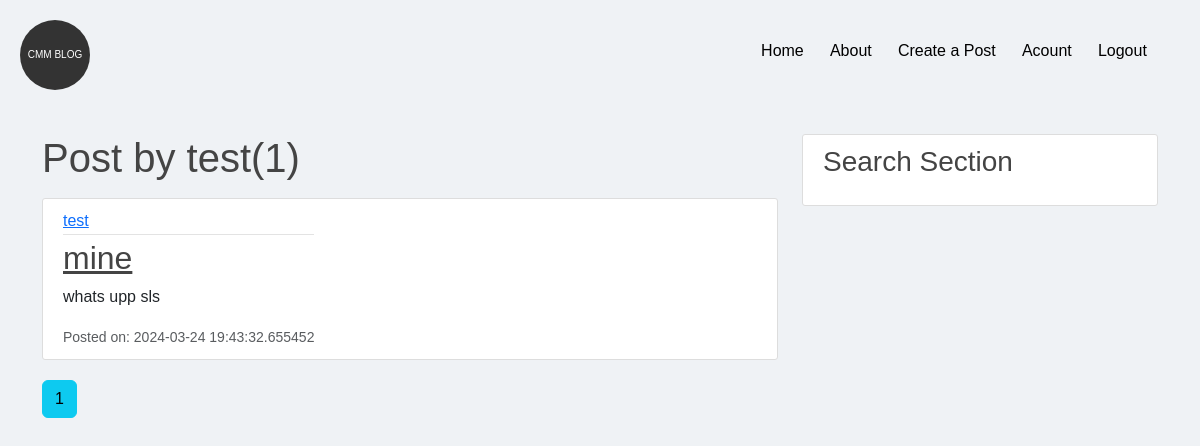
The page /user/test (signed in) on the database as committed earlier.
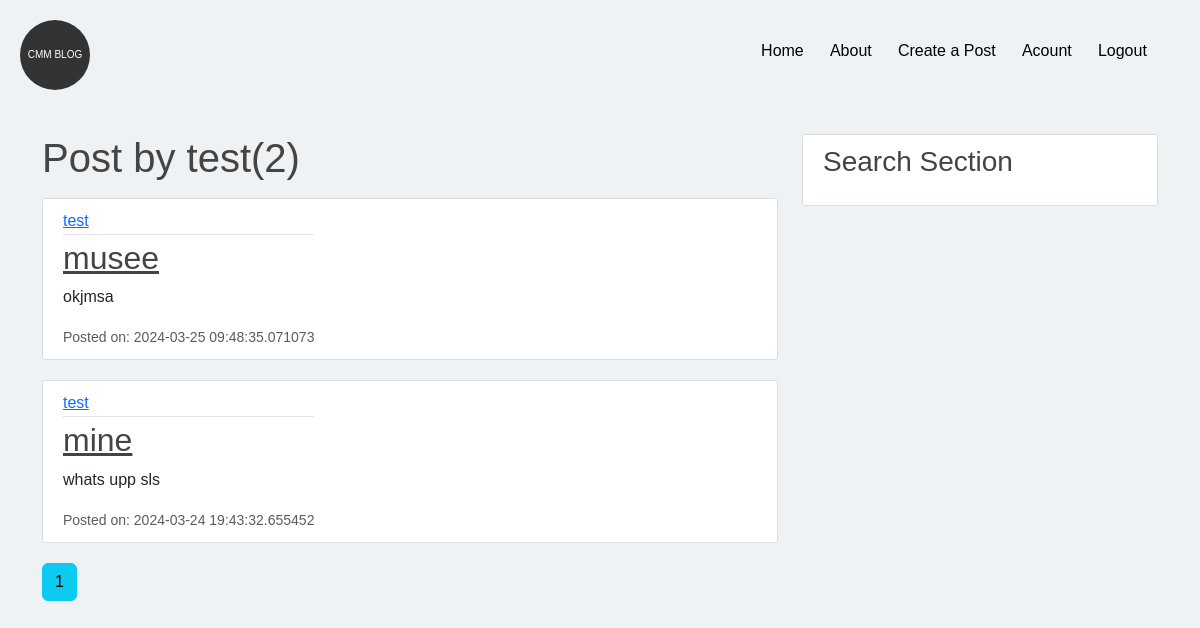
The same page on the database as committed later.
### flaskblog/modules.py (models this page shows, shortened)
class Post(db.Model):
    id = db.Column(db.Integer, primary_key=True)
    title = db.Column(db.String(100), nullable=False)
    date_posted = db.Column(db.DateTime, nullable=False, default=datetime.utcnow)
    content = db.Column(db.Text(2000), nullable=False)
    user_id = db.Column(db.Integer(), db.ForeignKey('user.id'), nullable=False)

class User(db.Model,UserMixin):
    id = db.Column(db.Integer, primary_key=True)
    username = db.Column(db.String(20), unique=True, nullable=False)
    email = db.Column(db.String(120), unique=True, nullable=False)
    image_file = db.Column(db.String(20), nullable=False, default='default.jpg')
    password = db.Column(db.String(60), nullable=False)
    post = db.relationship('Post',backref='author',lazy=True)

### flaskblog/routes.py (the view)
@app.route("/user/<string:username>")
@login_required
def user_posts(username):
    page = request.args.get('page',1,type=int)
    user = User.query.filter_by(username=username).first_or_404()
    posts=Post.query.filter_by(author=user)\
        .order_by(Post.date_posted.desc())\
        .paginate(page=page,per_page=2)
    return render_template("user_post.html",posts=posts,user=user)

### flaskblog/modules.py (called while the page is built)
@login_manager.user_loader
def load_user(user_id):
    return User.query.get(int(user_id))

### flaskblog/templates/user_post.html
{% extends "layout.html" %}
{% block body%}
<h1 class="mb-3">Post by {{user.username}}({{posts.total}})</h1>
    {% for post in posts.items %}
    <article class="media content-section">
        <div class="media-body">
          <div class="article-metadata">
            <a class="mr-2" href="{{ url_for('user_posts', username=post.author.username) }}">{{ post.author.username }}</a>
          </div>
          <h2><a class="article-title" href="{{ url_for('post',post_id=post.id) }}">{{ post.title }}</a></h2>
          <p class="article-content">{{ post.content }}</p>
          <small class="text-muted">Posted on: {{ post.date_posted }}</small>
        </div>
      </article>
    {% endfor%}
    {% for page_num in posts.iter_pages(left_edge=1,right_edge=1,left_current=2,right_current=2)%}
      {% if page_num %}
        {% if posts.page == page_num %}
          <a class="btn btn-info mb-4" href="{{ url_for('user_posts', username=user.username,page=page_num) }}">{{ page_num }}</a>
        {% else %}
          <a class="btn btn-info mb-4" href="{{ url_for('user_posts',username=user.username, page=page_num) }}">{{ page_num }}</a>
        {%endif%}
      {% else %}
        ...
      {% endif %}
    {% endfor %}
{% endblock %}

Rows that differ between the two databases and show on the page:
added Post: author.username "test", title "musee", content "okjmsa", date_posted "2024-03-25 09:48:35.071073"
Other text that changed with them:
{{ posts.total }}: "1" → "2"
